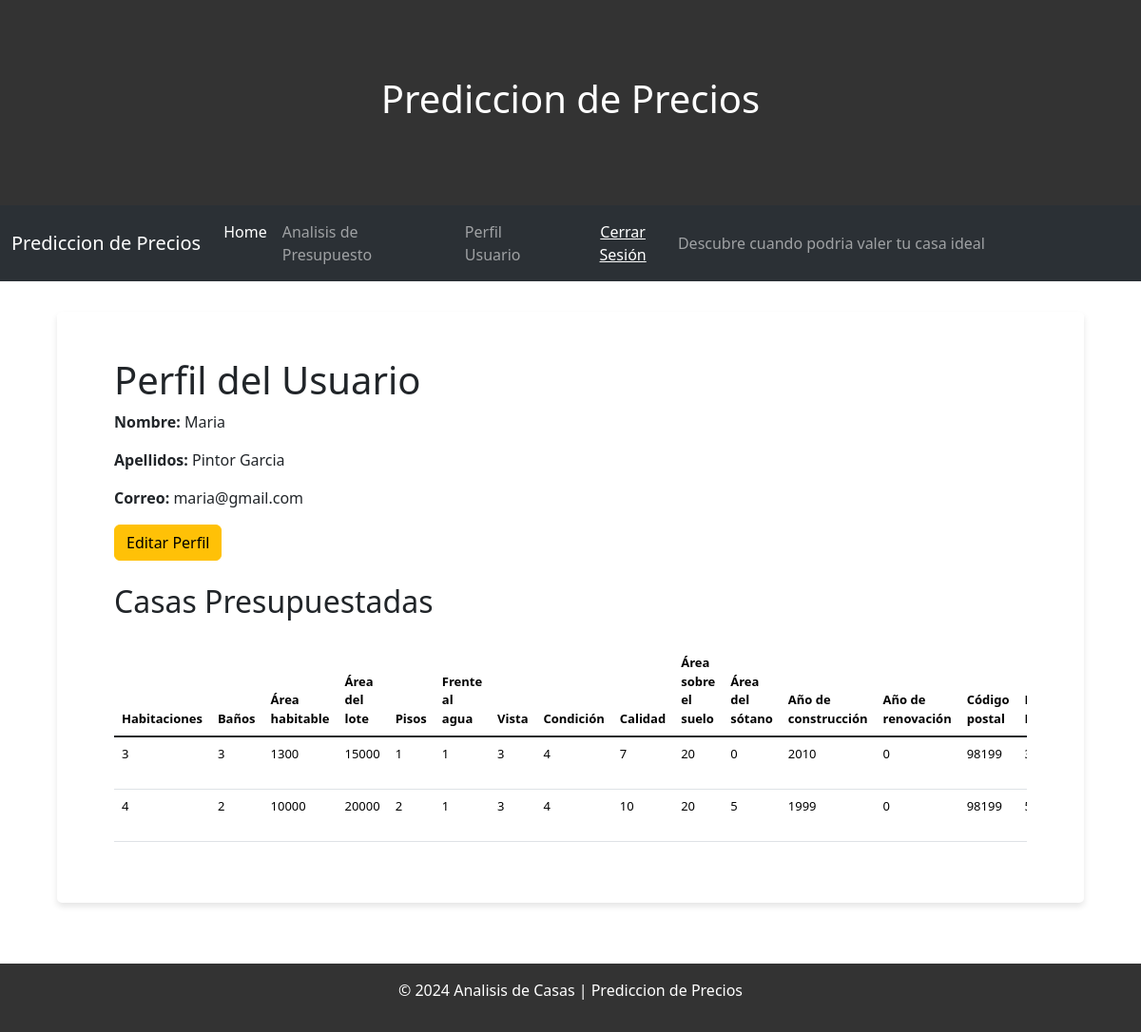
The app's page /profile/ (signed in) with its own data.
### analisis_casas_app/models.py (models this page shows, shortened)
class Casas(models.Model):
    usuario_fk = models.ForeignKey(User, on_delete=models.CASCADE, related_name='casas')
    bedrooms = models.PositiveIntegerField(verbose_name='bedrooms')
    bathrooms = models.PositiveIntegerField(verbose_name='bathrooms')
    sqft_living = models.PositiveIntegerField(verbose_name='sqft_living')
    sqft_lot = models.PositiveIntegerField(verbose_name='sqft_lot')
    floors = models.PositiveIntegerField(verbose_name='floors')
    waterfront = models.CharField(
        max_length=1,
        choices=[('0', 'No'), ('1', 'Sí')],
        verbose_name='waterfront'
    )
    view = models.PositiveIntegerField(default=0, verbose_name='view')
    condition = models.PositiveIntegerField(default=3, verbose_name='condition')
    grade = models.PositiveIntegerField(default=7, verbose_name='grade')
    sqft_above = models.PositiveIntegerField(verbose_name='sqft_above')
    sqft_basement = models.PositiveIntegerField(verbose_name='sqft_basement')
    yr_built = models.PositiveIntegerField(verbose_name='yr_built')
    yr_renovated = models.PositiveIntegerField(
        null=True, blank=True, verbose_name='yr_renovated'
    )
    zipcode = models.CharField(max_length=10, verbose_name='zipcode')
    predicted_price = models.FloatField(null=True, blank=True, verbose_name='Predicted Price')

### analisis_casas_app/views.py (the view)
# urls.py: path('profile/', profile_view, name='profile'),
@login_required
def profile_view(request):
    casas = Casas.objects.filter(usuario_fk=request.user)
    if request.method == 'POST':
        casa_id = request.POST.get('casa_id')
        casa = get_object_or_404(Casas, id=casa_id, usuario_fk=request.user)
        casa.delete()
    return render(request, 'profile.html', {'user': request.user, 'casas': casas})

### analisis_casas_app/templates/profile.html (shortened to what this page needs)
{% extends "base.html" %}
{% load static %}
{% block content %}
<main class="main_perfil">
    <div class="container">
        <h1>Perfil del Usuario</h1>
        <p><strong>Nombre:</strong> {{ user.first_name }}</p>
        <p><strong>Apellidos:</strong> {{ user.last_name }}</p>
        <p><strong>Correo:</strong> {{ user.email }}</p>
        <a href="{% url 'edit_profile' %}" class="btn btn-warning">Editar Perfil</a>
        <h2 class="mt-4">Casas Presupuestadas</h2>
        {% if casas.exists %}
            <div class="table-responsive">
                <table class="table">
                    <thead>
                    <tr>
                        <th scope="col">Habitaciones</th>
                        <th scope="col">Baños</th>
                        <th scope="col">Área habitable</th>
                        <th scope="col">Área del lote</th>
                        <th scope="col">Pisos</th>
                        <th scope="col">Frente al agua</th>
                        <th scope="col">Vista</th>
                        <th scope="col">Condición</th>
                        <th scope="col">Calidad</th>
                        <th scope="col">Área sobre el suelo</th>
                        <th scope="col">Área del sótano</th>
                        <th scope="col">Año de construcción</th>
                        <th scope="col">Año de renovación</th>
                        <th scope="col">Código postal</th>
                        <th scope="col">Precio Predicho</th>
                    </tr>
                    </thead>
                    <tbody class="table-group-divider">
                        {% for casa in casas %}
                        <tr>
                            <td>{{ casa.bedrooms }}</td>
                            <td>{{ casa.bathrooms }}</td>
                            <td>{{ casa.sqft_living }}</td>
                            <td>{{ casa.sqft_lot }}</td>
                            <td>{{ casa.floors }}</td>
                            <td>{{ casa.waterfront }}</td>
                            <td>{{ casa.view }}</td>
                            <td>{{ casa.condition }}</td>
                            <td>{{ casa.grade }}</td>
                            <td>{{ casa.sqft_above }}</td>
                            <td>{{ casa.sqft_basement }}</td>
                            <td>{{ casa.yr_built }}</td>
                            <td>{{ casa.yr_renovated }}</td>
                            <td>{{ casa.zipcode }}</td>
                            <td>{{ casa.predicted_price }}</td>
                        </tr>
                        {% endfor %}
                    </tbody>
                </table>
            </div>
        {% else %}
            <p>No hay casas presupuestadas.</p>
        {% endif %}
    </div>
</main>
{% endblock %}

### analisis_casas_app/static/css/styles.css (style rules this page uses)
body { font-family: Arial, sans-serif; height: 100%; margin: 0; padding: 0; background-color: #f4f4f9; }
.main_perfil { margin: 2rem auto; padding: 3rem; background: white; border-radius: 5px; max-width: 90%; box-shadow: 0px 4px 6px rgba(0, 0, 0, 0.1); }
table { width: 100%; max-width: 100%; border-collapse: collapse; margin: 20px 0; font-size: 13px; text-align: left; }

### records on screen
Casas: bedrooms "3", bathrooms "3", sqft_living "1300", sqft_lot "15000", floors "1", waterfront "1", view "3", condition "4", grade "7", sqft_above "20", sqft_basement "0", yr_built "2010", yr_renovated "0", zipcode "98199"
Casas: bedrooms "4", bathrooms "2", sqft_living "10000", sqft_lot "20000", floors "2", waterfront "1", view "3", condition "4", grade "10", sqft_above "20", sqft_basement "5", yr_built "1999", yr_renovated "0", zipcode "98199"

### other values on screen
{{ user.first_name }} "Maria"
{{ user.last_name }} "Pintor Garcia"
{{ user.email }} "maria@gmail.com"
